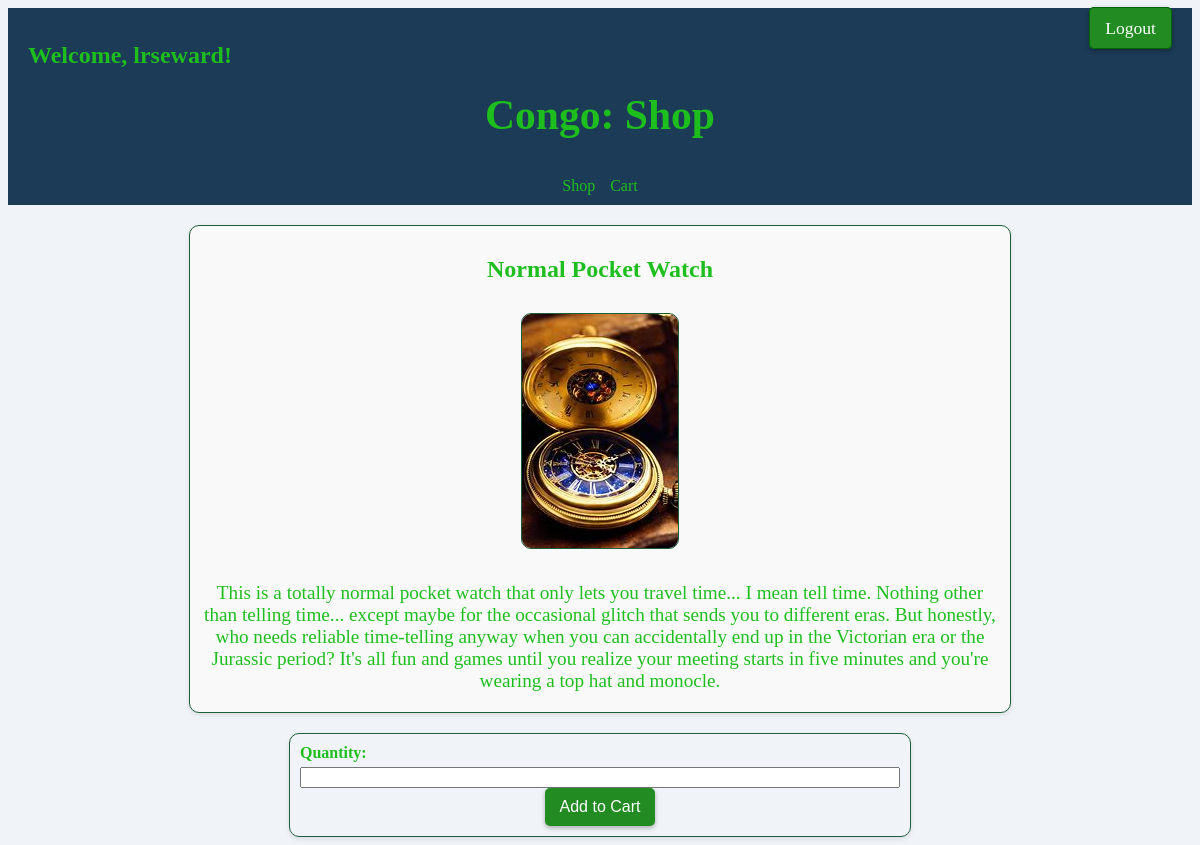
Page /items/1/ (signed in) on the committed database.
### models.py (models this page shows, shortened)
class Item(db.Model):
    id = db.Column(db.Integer, primary_key=True)
    name = db.Column(db.String(32), unique=True, nullable=False)
    image = db.Column(db.String(64), unique=True, nullable=False)
    description = db.Column(db.String(1000), unique=False, nullable=False)

### app.py (the view)
@app.route('/items/<itemid>/', methods=['GET'])
def get_item(itemid):
    item = models.Item.query.filter_by(id=itemid).first()
    return render_template('get_item.html', title='Shop', username=session.get('username'), item=item)

### app.py (called while the page is built)
@app.before_request
def check_login():
    allowed_routes = [url_for('index'), url_for('register'), url_for('login_form'),
                      url_for('create_user'), url_for('login')]
    if 'username' not in session and request.path not in allowed_routes and not request.path.startswith('/static'):
        return redirect(url_for('login_form'))

### templates/get_item.html (shortened to what this page needs)
<!doctype html>
<html>
    <head>
        {% include 'header.html' %}
        <link rel="stylesheet" href="{{ url_for('static', filename='item.css') }}">
        <link rel="stylesheet" href="{{ url_for('static', filename='form-style.css') }}">
    </head>
    <body>
        <div class="item-container">
            <h2 class="item-name">{{ item.name }}</h2>
            <img src={{ url_for('static', filename=item.image) }} class="item-image">
            <p class="item-description">{{ item.description }}</p>
        </div>
        <form method="POST" action="{{ url_for('add_to_cart') }}" class="styled-form">
            <label for="quantity">Quantity: </label>
            <input type="number" id="quantity" name="quantity" min="1" step="1" required>
            <input type='submit' value='Add to Cart' class="submit-button">
        </form>
    </body>
</html>

### templates/header.html (shortened to what this page needs)
<!doctype html>
<link rel="stylesheet" href="{{ url_for('static', filename='styles.css') }}">
<header>
    <div class="header-top">
        <div class="welcome-message">
            {% if username %}
            <p>Welcome, {{ username }}!</p>
            {% endif %}
        </div>
        <div class="auth-links">
            {% if username %}
            <a href={{ url_for('logout') }}>Logout</a>
            {% else %}
            <a href={{ url_for('login_form') }}>Login</a>
            {% endif %}
        </div>
    </div>
    <div class="header-center">
        <h1>Congo: {{ title }}</h1>
    </div>
    <nav class="header-bottom">
        {% if username %}
        <a href={{ url_for('get_items') }}>Shop</a>
        <a href={{ url_for('show_cart') }}>Cart</a>
        {% else %}
        <a href={{ url_for('login_form') }}>Login</a>
        <a href={{ url_for('register') }}>Register</a>
        {% endif %}
    </nav>
</header>

### static/styles.css (style rules this page uses)
header { width: 100%; display: flex; flex-direction: column; align-items: center; background-color: #1c3b57; }
.header-top { width: 100%; display: flex; justify-content: space-between; padding: 10px 20px; box-sizing: border-box; }
.header-top > div { flex: 1; }
.welcome-message { text-align: left; font-size: 1.5em; font-weight: bold; color: #1ebe1e; }
.auth-links { text-align: right; }
.auth-links a { font-size: 1.1em; padding: 10px 15px; border: 1px solid #006400; border-radius: 5px; background-color: #228B22; text-decoration: none; color: #fff; box-shadow: 0 2px 5px rgba(0, 0, 0, 0.3); }
.header-center { text-align: center; font-size: 1.3em; margin: -40px 0; margin-bottom: 0; color: #1ebe1e; }
.header-bottom { width: 100%; display: flex; justify-content: center; gap: 15px; padding: 10px 0; background-color: #1c3b57; }
.header-bottom a { text-decoration: none; color: #1ebe1e; }

### static/item.css (style rules this page uses)
body { background-color: #f0f4f8; color: #1ebe1e; }
.item-container { max-width: 800px; margin: 20px auto; padding: 10px; border: 1px solid #1c5d3a; border-radius: 10px; background-color: #f9f9f9; box-shadow: 0 2px 5px rgba(0, 0, 0, 0.1); text-align: center; }
.item-image { max-width: 100%; height: auto; border: 1px solid #1c5d3a; border-radius: 10px; margin: 10px 0; }
.item-description { font-size: 1.2em; color: #1ebe1e; margin-bottom: 10px; }

### static/form-style.css (style rules this page uses)
body { background-color: #f0f4f8; color: #1ebe1e; }
.styled-form { max-width: 600px; margin: 0 auto; padding: 10px; border: 1px solid #1c5d3a; border-radius: 10px; background-color: f9f9f9; box-shadow: 0 2px 5px rgba(0, 0, 0, 0.1); display: flex; flex-direction: column; }
.styled-form label { display: block; font-weight: bold; margin-bottom: 5px; }
.styled-form .submit-button { padding: 10px 15px; border: none; border-radius: 5px; background-color: #228B22; color: #fff; font-size: 1em; cursor: pointer; box-shadow: 0 2px 5px rgba(0, 0, 0, 0.3); align-self: center; }

### rows in the picture
Item: name "Normal Pocket Watch", image (picture), description "This is a totally normal pocket watch that only lets you travel time... I mean tell time. Nothing other than telling time... except maybe for the occasional glitch that sends you to different eras. But honestly, who needs reliable time-telling anyway when you can accidentally end up in the Victorian era or the Jurassic period? It's all fun and games until you realize your meeting starts in five minutes and you're wearing a top hat and monocle."

### other values in the picture
{{ username }} "lrseward"
{{ title }} "Shop"
